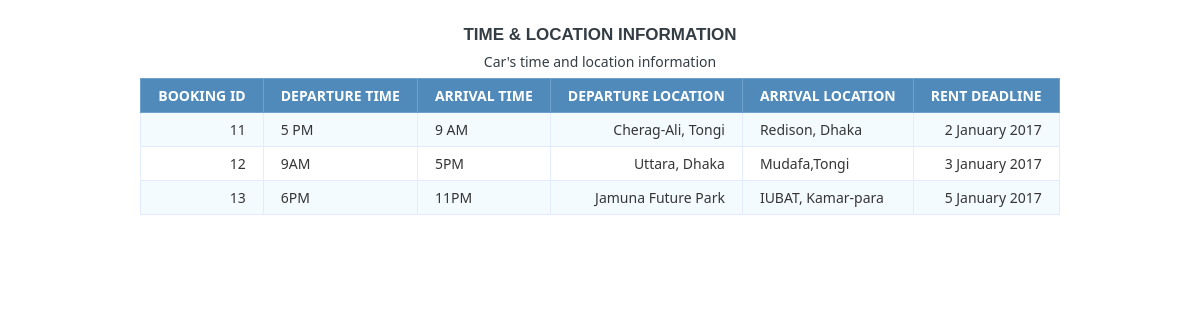
Screenshot of /Time_&_Location_view.php with the database file from the repository.
### tables this page shows
CREATE TABLE `time_location` (
  `sl` int(20) NOT NULL,
  `Booking_ID` varchar(20) NOT NULL,
  `Departure_Time` varchar(30) NOT NULL,
  `Arrival_Time` varchar(30) NOT NULL,
  `Departure_Location` varchar(30) NOT NULL,
  `Arrival_Location` varchar(30) NOT NULL,
  `Rent_Deadline` varchar(30) NOT NULL
);

### Time_&_Location_view.php (the view, shortened to what this page needs)
<?php
$db_host = 'localhost';
$db_user = 'root';
$db_pass = '';
$db_name = 'rent_a_car_management_system';
$conn = mysqli_connect($db_host, $db_user, $db_pass, $db_name);
$sql = 'SELECT *
		FROM time_location';
$query = mysqli_query($conn, $sql);
?>
<html>
<head>
</head>
<body>
	<h1>Time & Location Information</h1>
	<table class="data-table">
		<caption class="title">Car's time and location information</caption>
		<thead>
			<tr>
				<th>Booking ID</th>
				<th>Departure Time</th>
				<th>Arrival Time</th>
				<th>Departure Location</th>
				<th>Arrival Location</th>
				<th>Rent Deadline</th>
			</tr>
		</thead>
		<tbody>
		<?php
		while ($row = mysqli_fetch_array($query))
		{
			echo '<tr>
					<td>'.$row['Booking_ID'].'</td>
					<td>'.$row['Departure_Time'].'</td>
					<td>'.$row['Arrival_Time'].'</td>
					<td>'.$row['Departure_Location'].'</td>
					<td>'.$row['Arrival_Location'].'</td>
					<td>'.$row['Rent_Deadline'].'</td>
				</tr>';
		}?>
		</tbody>
	</table>
</body>
</html>

### Time_&_Location_view.php (style rules this page uses)
body { font-size: 15px; color: #343d44; font-family: "segoe-ui", "open-sans", tahoma, arial; padding: 0; margin: 0; }
table { margin: auto; font-family: "Lucida Sans Unicode", "Lucida Grande", "Segoe Ui"; font-size: 12px; }
h1 { margin: 25px auto 0; text-align: center; text-transform: uppercase; font-size: 17px; }
table td { transition: all .5s; }
.data-table { border-collapse: collapse; font-size: 14px; min-width: 537px; }
.data-table th, .data-table td { border: 1px solid #e1edff; padding: 7px 17px; }
.data-table caption { margin: 7px; }
.data-table thead th { background-color: #508abb; color: #FFFFFF; border-color: #6ea1cc !important; text-transform: uppercase; }
.data-table tbody td { color: #353535; }
.data-table tbody td:first-child, .data-table tbody td:nth-child(4), .data-table tbody td:last-child { text-align: right; }
.data-table tbody tr:nth-child(odd) td { background-color: #f4fbff; }

### rows the page displays
time_location: Booking_ID "11", Departure_Time "5 PM", Arrival_Time "9 AM", Departure_Location "Cherag-Ali, Tongi", Arrival_Location "Redison, Dhaka", Rent_Deadline "2 January 2017"
time_location: Booking_ID "12", Departure_Time "9AM", Arrival_Time "5PM", Departure_Location "Uttara, Dhaka", Arrival_Location "Mudafa,Tongi", Rent_Deadline "3 January 2017"
time_location: Booking_ID "13", Departure_Time "6PM", Arrival_Time "11PM", Departure_Location "Jamuna Future Park", Arrival_Location "IUBAT, Kamar-para", Rent_Deadline "5 January 2017"
